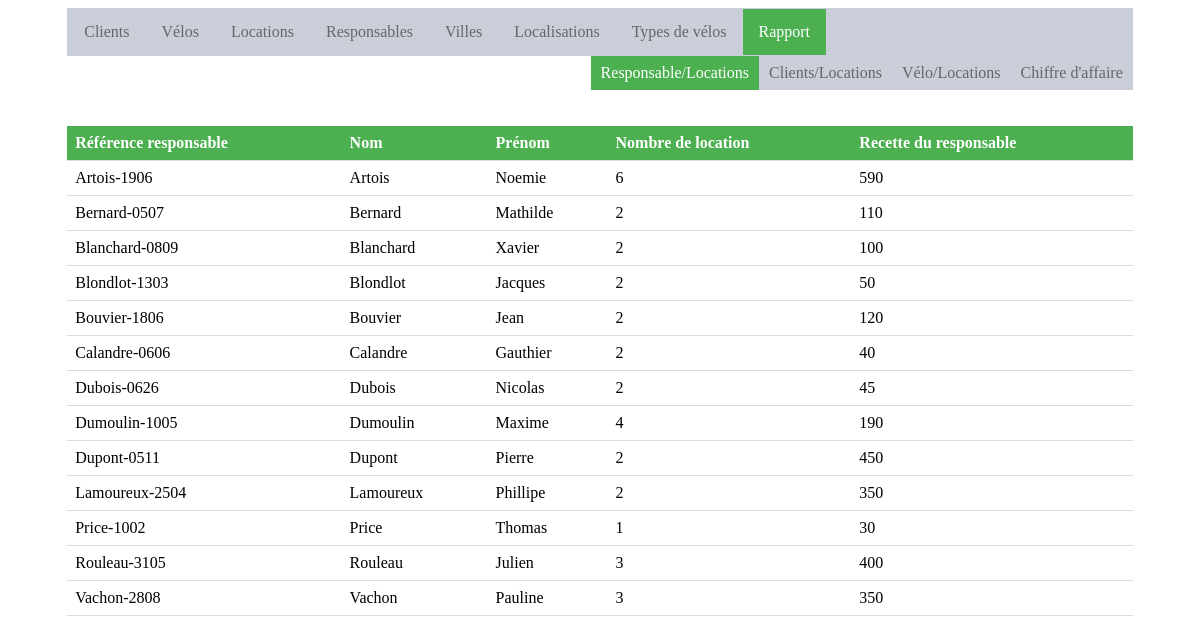
/rapport.php, run on the app's committed database.
### tables this page shows
CREATE TABLE IF NOT EXISTS `Responsable` (
  `id_responsable` varchar(20) NOT NULL,
  `nom` varchar(50) NOT NULL,
  `prenom` varchar(50) NOT NULL,
  `email` varchar(50) NOT NULL,
  `telephone` varchar(15) NOT NULL,
  `date_naissance` date NOT NULL
);

### rapport.php (the view, shortened to what this page needs)
<!DOCTYPE html>
<html>
<link rel="stylesheet" type="text/css" href="./style.css">
<head>
</head>
<body>
<div class="contenant">
	<div class="menu">
		<ul class="menu">
			<li class="menu"><a href="index.php">Clients</a></li>
			<li class="menu"><a href="velo.php">V&eacute;los</a></li>
			<li class="menu"><a href="location.php">Locations</a></li>
			<li class="menu"><a href="responsable.php">Responsables</a></li>
			<li class="menu"><a href="ville.php">Villes</a></li>
			<li class="menu"><a href="localisation.php">Localisations</a></li>
			<li class="menu"><a href="type_velo.php">Types de v&eacute;los</a></li>
			<li class="menu"><a class="active" href="rapport.php">Rapport</a></li>
		</ul>
		<ul class="menu_s">
			<li class="menu_s"><a href="rapport3.php">Chiffre d'affaire</a></li>
			<li class="menu_s"><a href="rapport2.php">V&eacute;lo/Locations</a></li>
			<li class="menu_s"><a href="rapport1.php">Clients/Locations</a></li>
			<li class="menu_s"><a class="active" href="rapport.php">Responsable/Locations</a></li>
		</ul>
	</div>
	<div>
	<br><br>
	<?php
		$db_user = "s160180";
		$db= "mschyns_s160180";
		$db_pass = "mrhxz46474";
		$con= mysqli_connect("php2.hec.ulg.ac.be",$db_user,$db_pass,$db);
		$requete = "SELECT nom, prenom, Responsable.id_responsable as 'id_responsable', count(Location.id_location) as 'id_location', sum(Location.prix_location) as 'prix_location' FROM Responsable, Location WHERE Responsable.id_responsable=Location.id_responsable GROUP BY Responsable.id_responsable";
		$result = mysqli_query($con,$requete);
		echo "<table width=\"200\" class=\"list\">";
		echo "<th>R&eacute;f&eacute;rence responsable</th><th>Nom</th><th>Pr&eacute;nom</th><th>Nombre de location</th><th>Recette du responsable</th>";
		while($row = mysqli_fetch_array($result)){
		echo "<tr class=\"list\">";
		echo "<td class=\"list\" >".$row['id_responsable']." </td>";
		echo "<td class=\"list\" >".$row['nom']."</td>";
		echo "<td class=\"list\" >".$row['prenom']."</td>";
		echo "<td class=\"list\" >".$row['id_location']."</td>";
		echo "<td class=\"list\" >".$row['prix_location']."</td>";
		echo "</tr>";
	}
	echo "</table>";
	?>
	</div>
</div>
</body>
</html>

### style.css (style rules this page uses)
.contenant { display:block; margin-left: auto; margin-right: auto; width:90%; }
ul.menu { list-style-type: none; margin: 0; padding: 0; overflow: hidden; border: 1px solid #caced9; background-color: #caced9; }
li.menu { float: left; }
li.menu a { display: block; color: #666; text-align: center; padding: 14px 16px; text-decoration: none; }
li.menu a.active { color: white; background-color: #4CAF50; }
ul.menu_s { list-style-type: none; margin: 0; padding: 0; overflow: hidden; background-color: white; }
li.menu_s { float: right; }
li.menu_s a { display: block; color: #666; text-align: center; padding: 8px 10px; text-decoration: none; background-color: #caced9; }
li.menu_s a.active { color: white; background-color: #4CAF50; }
table.list { border-collapse: collapse; margin: 0 auto; width: 100%; }
th { padding: 8px; text-align: left; border-bottom: 1px solid #ddd; background-color: #4CAF50; color:white; }
td.list { padding: 8px; text-align: left; border-bottom: 1px solid #ddd; }
a:link { color: blue; }

### data on the page
responsable: id_responsable "Artois-1906", nom "Artois", prenom "Noemie", id_location "6", prix_location "590"
responsable: id_responsable "Bernard-0507", nom "Bernard", prenom "Mathilde", id_location "2", prix_location "110"
responsable: id_responsable "Blanchard-0809", nom "Blanchard", prenom "Xavier", id_location "2", prix_location "100"
responsable: id_responsable "Blondlot-1303", nom "Blondlot", prenom "Jacques", id_location "2", prix_location "50"
responsable: id_responsable "Bouvier-1806", nom "Bouvier", prenom "Jean", id_location "2", prix_location "120"
responsable: id_responsable "Calandre-0606", nom "Calandre", prenom "Gauthier", id_location "2", prix_location "40"
responsable: id_responsable "Dubois-0626", nom "Dubois", prenom "Nicolas", id_location "2", prix_location "45"
responsable: id_responsable "Dumoulin-1005", nom "Dumoulin", prenom "Maxime", id_location "4", prix_location "190"
responsable: id_responsable "Dupont-0511", nom "Dupont", prenom "Pierre", id_location "2", prix_location "450"
responsable: id_responsable "Lamoureux-2504", nom "Lamoureux", prenom "Phillipe", id_location "2", prix_location "350"
responsable: id_responsable "Price-1002", nom "Price", prenom "Thomas", id_location "1", prix_location "30"
responsable: id_responsable "Rouleau-3105", nom "Rouleau", prenom "Julien", id_location "3", prix_location "400"
responsable: id_responsable "Vachon-2808", nom "Vachon", prenom "Pauline", id_location "3", prix_location "350"
